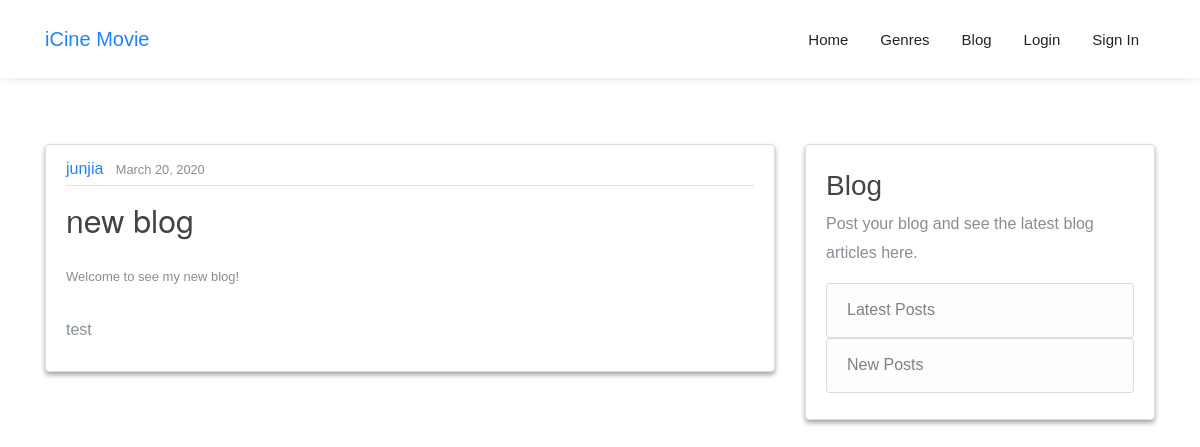
The page /blog/post/5/ on the database its author committed.
### blog/models.py (models this page shows, shortened)
class Post(models.Model):
	author = models.ForeignKey(UserProfile, on_delete=models.CASCADE)
	title = models.CharField(max_length=100)
	subTitle = models.TextField(max_length=100, default='Welcome to see my new blog!')
	content = models.TextField()
	date_posted = models.DateTimeField(default=timezone.now)

### custom_user/models.py (models this page shows, shortened)
class UserProfile(AbstractUser):
    mobile = models.CharField(max_length=11, null=True, blank=True, verbose_name = "Phone Number")
    image = models.ImageField(upload_to = "image", verbose_name = "Images")
    wechat = models.CharField(max_length=11, null=True, blank=True, verbose_name="FaceBook ID")
    location = models.CharField(max_length=11, null=True, blank=True, verbose_name="Address")
    class Meta:
        verbose_name = "User Information"
        verbose_name_plural = verbose_name

### blog/views.py (the view)
# urls.py: path('post/<int:pk>/', PostDetailView.as_view(), name='postDetail'),
class PostDetailView(DetailView):
    model = Post

### blog/templates/blog/post_detail.html (shortened to what this page needs)
{% extends 'base.html' %}
{% block content %}
    <section class="pb_section pb_section_v1" data-section="about" id="index">
      <div class="container">
            <div class="row mt-0 mb-3">
              <div class="col-md-8">
                <article class="media content-section">
                    <div class="media-body">
                      <div class="article-metadata">
                        <a class="mr-2" href="#">{{ object.author }}</a>
                        <small class="text-muted">{{ object.date_posted|date:"F d, Y" }}</small>
                      </div>
                      <div class="col-xs-12">
                       <div class="article-font">
                          <h2 class="article-title">{{ object.title }}</h2>
                      </div>
                      <div class="article-subTitle">
                        {{ post.subTitle }}
                      </div>
                      <p class="article-content">{{ object.content }}</p>
                      </div>
                    </div>
                  </article>
              </div>
              <div class="col-md-4">
                <div class="content-section">
                  {% if object.author == user %}
                  <h3 class="mt-3">Your Post</h3>
                  <p class='text-muted'> Updating or deleting your post here.
                      <ul class="list-group">
                      <a href="{% url 'blog:postUpdate' object.id %}"><li class="list-group-item list-group-item-light">Update</li></a>
                      <a href="{% url 'blog:postDelete' object.id %}"><li class="list-group-item list-group-item-light">Delete</li></a>
                      <a href="/blog/"><li class="list-group-item list-group-item-light">Latest Posts</li></a>
                      <a href="{% url 'blog:postCreate' %}"><li class="list-group-item list-group-item-light">New Posts</li></a>
                      </ul>
                  </p>
                  {% else %}
                  <h3 class="mt-3">Blog</h3>
                  <p class='text-muted'>Post your blog and see the latest blog articles here.
                    <ul class="list-group">
                      <a href="/blog/"><li class="list-group-item list-group-item-light">Latest Posts</li></a>
                      <a href="{% url 'blog:postCreate' %}"><li class="list-group-item list-group-item-light">New Posts</li></a>
                    </ul>
                  </p>
                  {% endif %}
                </div>
              </div>
            </div>
        </div>
    </section>
{% endblock %}

### static/css/style.css (style rules this page uses)
html { overflow-x: hidden; font-size: 1em; }
body { font-family: "Montserrat", Arial, sans-serif; }
input, textarea, p { font-weight: 300; }
h1, h2, h3, h4, h5, h6 { font-weight: 300 !important; }
a { -webkit-transition: .3s all ease; -o-transition: .3s all ease; transition: .3s all ease; }
.pb_section { padding: 9em 0; position: relative; display: block; }

### blog/templates/blog/post_detail.html (style rules this page uses)
h1, h2, h3, h4, h5, h6 { color: #444444; }
ul { margin: 0; }
.content-section { background: #ffffff; padding: 10px 20px; border: 1px solid #dddddd; border-radius: 4px; box-shadow: 0 3px 5px 0 rgba(0,0,0,.35); margin-bottom: 30px; }
.article-title { margin-bottom: 28px; }
.article-font { font-size: 22px; font-family: helvetica neue,Helvetica,Arial,sans-serif; color: #494949; }
.article-content { white-space: pre-line; }
.article-subTitle { font-size: 13px; margin-bottom: 28px; }
.article-metadata { padding-bottom: 1px; margin-bottom: 4px; border-bottom: 1px solid #e3e3e3 }
.col-xs-12 { width: 100%; }

### rows shown on the page
Post: author "junjia", date_posted "March 20, 2020", title "new blog", subTitle "Welcome to see my new blog!", content "test"
